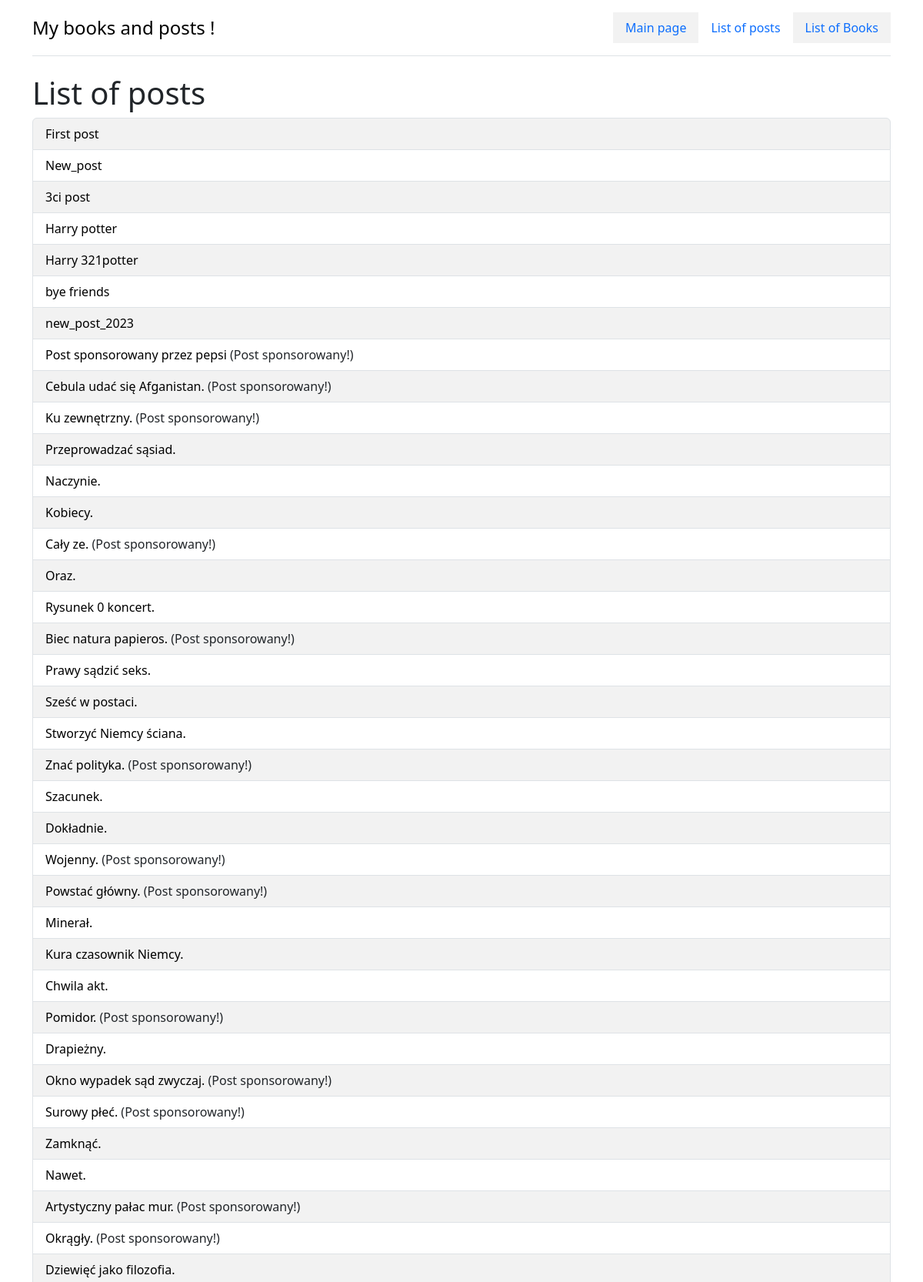
/posts/ (upper part), run on the app's committed database.
### posts/models.py (models this page shows, shortened)
class Timestamped(models.Model, CheckAgeMixin):
    created = models.DateTimeField(auto_now_add=True)
    modified = models.DateTimeField(auto_now_add=True)
    class Meta:
        abstract = True

class Post(Timestamped):
    title = models.CharField(max_length=250)
    content = models.TextField()
    published = models.BooleanField(default=False)
    sponsored = models.BooleanField(default=False)
    author = models.ForeignKey("auth.User", on_delete=models.CASCADE, related_name="posts")
    tags = models.ManyToManyField("tags.Tag", related_name="posts")
    categories = models.ManyToManyField(Category, related_name='posts', blank=True)
    example_file = models.FileField(upload_to='posts/examples/', blank=True, null=True)

### posts/views.py (the view)
# urls.py: path('', posts_list, name='list'),
def posts_list(request):
    posts = Post.objects.all()
    context = {'posts_list': posts}
    return render(request, 'posts/list.html', context)

### posts/templates/posts/list.html
{% extends 'base.html' %}
{% load static %}
{% block styles %}
<link href="{% static 'posts/css/style.css' %}" rel="stylesheet">
{% endblock %}
{% block content %}
    <h1> List of posts </h1>
    <ul class="list-group">
        {% for post in posts_list %}
            <li class="list-group-item">
                <a href="{% url 'posts:details' post.id %}"> {{ post.title }} </a>
                {% if post.sponsored %}
                    (Post sponsorowany!)
                {% endif %}
            </li>
        {% endfor %}
    </ul>
{% endblock %}

### main/static/main/css/style.css (style rules this page uses)
body { background-color: #fff; }

### posts/static/posts/css/style.css (style rules this page uses)
ul { list-style-type : none; }
ul li:nth-child(odd) { background-color : #f2f2f2; }
ul li a { color : #000; text-decoration : none; }

### data on the page
Post: title "First post"
Post: title "New_post"
Post: title "3ci post"
Post: title "Harry potter"
Post: title "Harry 321potter"
Post: title "bye friends"
Post: title "new_post_2023"
Post: title "Post sponsorowany przez pepsi", sponsored "(Post sponsorowany!)"
Post: title "Cebula udać się Afganistan.", sponsored "(Post sponsorowany!)"
Post: title "Ku zewnętrzny.", sponsored "(Post sponsorowany!)"
Post: title "Przeprowadzać sąsiad."
Post: title "Naczynie."
Post: title "Kobiecy."
Post: title "Cały ze.", sponsored "(Post sponsorowany!)"
Post: title "Oraz."
Post: title "Rysunek 0 koncert."
Post: title "Biec natura papieros.", sponsored "(Post sponsorowany!)"
Post: title "Prawy sądzić seks."
Post: title "Sześć w postaci."
Post: title "Stworzyć Niemcy ściana."
Post: title "Znać polityka.", sponsored "(Post sponsorowany!)"
Post: title "Szacunek."
Post: title "Dokładnie."
Post: title "Wojenny.", sponsored "(Post sponsorowany!)"
Post: title "Powstać główny.", sponsored "(Post sponsorowany!)"
Post: title "Minerał."
Post: title "Kura czasownik Niemcy."
Post: title "Chwila akt."
Post: title "Pomidor.", sponsored "(Post sponsorowany!)"
Post: title "Drapieżny."
Post: title "Okno wypadek sąd zwyczaj.", sponsored "(Post sponsorowany!)"
Post: title "Surowy płeć.", sponsored "(Post sponsorowany!)"
Post: title "Zamknąć."
Post: title "Nawet."
Post: title "Artystyczny pałac mur.", sponsored "(Post sponsorowany!)"
Post: title "Okrągły.", sponsored "(Post sponsorowany!)"
Post: title "Dziewięć jako filozofia."
